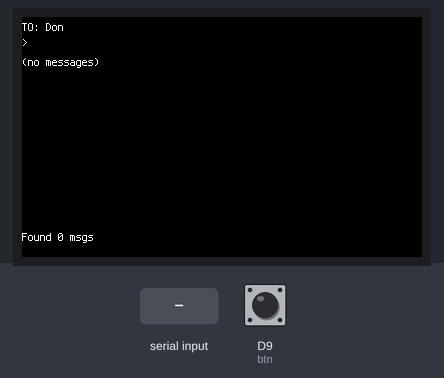
Simulated run of this program. Board: CircuitPython board. Parts: 400×240 colour display. Inputs (shaded band) come from the test bench; at power-on: D9 (btn) HIGH. The modem accepts every AT command (registered, SIM ready, sends succeed) and sends nothing else; what the program prints to the serial console is not drawn.

Above: at 3.1 s.
3.2 s: D9 (btn) pulled LOW for 3.2 s
At 7.0 s:
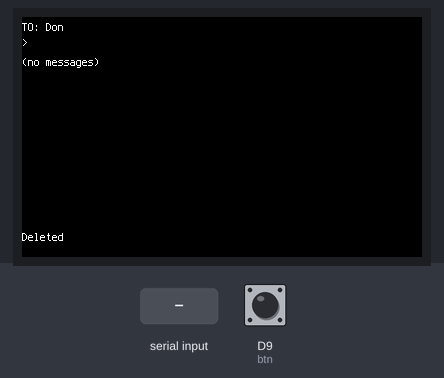
7.9 s: "RING\n" received over the second serial link
At 8.2 s:
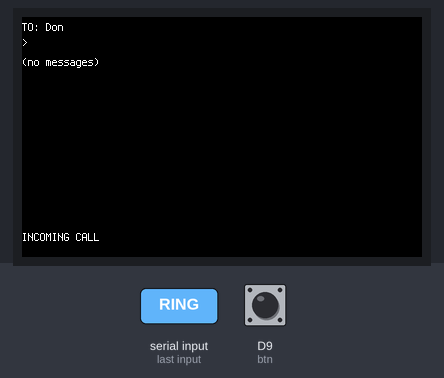
9.4 s: "+CMT:\n" received over the second serial link
At 9.9 s:
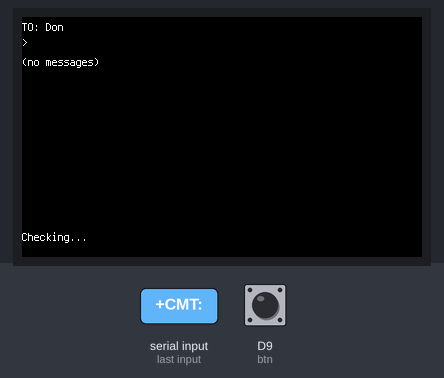
11.6 s: D9 (btn) pulled LOW for 0.15 s
At 13.3 s:
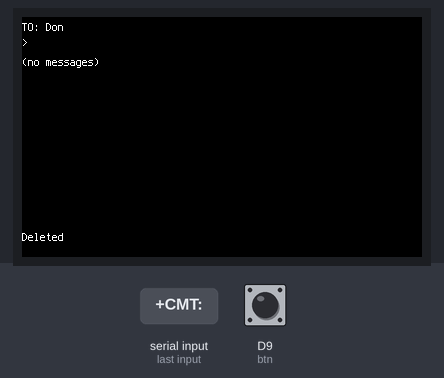
Timing chart, 0 to 14.8 s (numbered marks = the images above; inputs shaded):
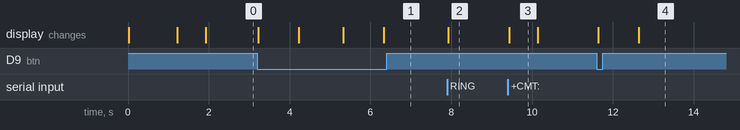

The program:

small.py
```python
import time
import board
import busio
import displayio
import framebufferio
import sharpdisplay
import digitalio
import gc
from adafruit_display_text.label import Label
from terminalio import FONT

# Memory optimization: Reduced contact list and constants
CONTACTS = [["Don", 16512524765], ["David", 15304929688], ["me", 17819189114]]
MY_NUMBER = 17819189114
MAX_MESSAGES = 3  # Reduced from 6
MAX_MSG_LEN = 30  # Reduced from 45
CHECK_INTERVAL = 30  # Reduced from 60

# Simple button setup
btn = digitalio.DigitalInOut(board.D9)
btn.direction = digitalio.Direction.INPUT
btn.pull = digitalio.Pull.UP

# Display setup
displayio.release_displays()
spi = board.SPI()
display = framebufferio.FramebufferDisplay(
    sharpdisplay.SharpMemoryFramebuffer(spi, board.D10, width=400, height=240)
)

# Minimal UI labels
lbl_to = Label(FONT, text="TO: " + CONTACTS[0][0], x=0, y=10)
lbl_input = Label(FONT, text="> ", x=0, y=25)
lbl_msgs = Label(FONT, text="(no messages)", x=0, y=45)
lbl_status = Label(FONT, text="Ready", x=0, y=220)

ui = displayio.Group()
ui.append(lbl_to)
ui.append(lbl_input)
ui.append(lbl_msgs)
ui.append(lbl_status)
display.root_group = ui

# UART for SIM7600
uart = busio.UART(board.TX, board.RX, baudrate=115200, timeout=0, receiver_buffer_size=1024)

# Memory-efficient message storage (tuples instead of lists)
messages = []  # [(time_str, from_name, msg_text)]
contact_idx = 0
input_text = ""
last_check = 0

def gc_collect():
    """Force garbage collection and show memory"""
    gc.collect()
    print(f"Free memory: {gc.mem_free()}")

def send_at(cmd, wait=0.2):
    """Send AT command and return response"""
    uart.write(bytes(cmd + '\r', "ascii"))
    time.sleep(wait)
    return uart.read(uart.in_waiting)

def get_time():
    """Get network time - simplified"""
    try:
        data = send_at("AT+CCLK?").decode()
        time_part = data.split('"')[1].split(',')[1][:5]  # Just HH:MM
        return time_part
    except:
        return "??:??"

def check_messages():
    """Check for new messages - memory optimized"""
    global messages
    lbl_status.text = "Checking..."

    try:
        send_at("AT+CMGF=1")
        data = send_at("AT+CMGL=\"ALL\"", 0.5).decode()
        lines = [l for l in data.split('\r\n') if l.strip()]

        # Clear old messages to save memory
        messages.clear()

        # Parse messages (simplified)
        i = 1
        while i < len(lines) - 2:
            if "+CMGL:" in lines[i]:
                try:
                    header = lines[i].split(',')
                    sender = header[2].strip('"')
                    msg_text = lines[i+1][:MAX_MSG_LEN]  # Truncate long messages

                    # Find sender name
                    sender_name = sender
                    for contact in CONTACTS:
                        if str(contact[1]) in sender:
                            sender_name = contact[0]
                            break

                    time_str = get_time()
                    messages.append((time_str, sender_name, msg_text))

                    # Keep only recent messages
                    if len(messages) > MAX_MESSAGES:
                        messages.pop(0)

                except:
                    pass
                i += 2
            else:
                i += 1

        # Update display
        if messages:
            msg_display = ""
            for msg in messages[-3:]:  # Show last 3
                msg_display += f"{msg[0]} {msg[1]}: {msg[2]}\n"
            lbl_msgs.text = msg_display.strip()
        else:
            lbl_msgs.text = "(no messages)"

        lbl_status.text = f"Found {len(messages)} msgs"

    except Exception as e:
        lbl_status.text = "Check failed"
        print(f"Error: {e}")

    gc_collect()

def send_message(text):
    """Send SMS - simplified"""
    global messages
    contact = CONTACTS[contact_idx]
    lbl_status.text = "Sending..."

    try:
        send_at("AT+CMGF=1")
        send_at(f'AT+CMGS="+{contact[1]}"', 0.5)
        response = send_at(text + '\x1a', 2).decode()

        if "+CMGS:" in response:
            # Add to local messages
            time_str = get_time()
            messages.append((time_str, "Me", text[:MAX_MSG_LEN]))
            if len(messages) > MAX_MESSAGES:
                messages.pop(0)
            lbl_status.text = "Sent!"
        else:
            lbl_status.text = "Send failed"

    except Exception as e:
        lbl_status.text = "Send error"
        print(f"Send error: {e}")

    gc_collect()

def handle_input(char):
    """Handle keyboard input - simplified"""
    global input_text, contact_idx

    if char == '\r':  # Enter - send message
        if input_text.strip():
            send_message(input_text.strip())
            input_text = ""
            lbl_input.text = "> "
    elif char == '\x08':  # Backspace
        if input_text:
            input_text = input_text[:-1]
            lbl_input.text = "> " + input_text
    elif char == '\t':  # Tab - next contact
        contact_idx = (contact_idx + 1) % len(CONTACTS)
        lbl_to.text = "TO: " + CONTACTS[contact_idx][0]
    elif len(char) == 1 and ord(char) >= 32:  # Printable char
        if len(input_text) < 50:  # Limit input length
            input_text += char
            lbl_input.text = "> " + input_text

# Initialize
lbl_status.text = "Booting..."
time.sleep(1)
send_at("AT")  # Wake up modem
check_messages()
last_check = time.monotonic()
gc_collect()

# Main loop
while True:
    # Check button (delete all messages)
    if not btn.value:
        lbl_status.text = "Deleting..."
        send_at("AT+CMGD=,4", 1)  # Delete all
        messages.clear()
        lbl_msgs.text = "(no messages)"
        lbl_status.text = "Deleted"
        time.sleep(1)

    # Handle UART data
    data = uart.read(uart.in_waiting)
    if data:
        try:
            text = data.decode()
            if "RING" in text:
                lbl_status.text = "INCOMING CALL"
            elif "+CMT:" in text or "SM" in text:
                lbl_status.text = "NEW SMS"
                check_messages()
        except:
            pass

    # Periodic message check
    if time.monotonic() - last_check > CHECK_INTERVAL:
        check_messages()
        last_check = time.monotonic()

    # Handle any keyboard input (simplified - would need actual keyboard code)
    # This is a placeholder for I2C keyboard integration

    time.sleep(0.1)  # Small delay to prevent overwhelming
```

Measured:
- after the input at 3.2 s, the display: first changes at once (image 1 shows a later state)
- after the input at 7.9 s, the display: changes at once (image 2)
- after the input at 9.4 s, the display: changes at once (image 3)
- after the input at 11.6 s, the display: first changes at once (image 4 shows a later state)
- what the display in image 3 shows lasts 0.7 s, from 9.4 s to 10.1 s
